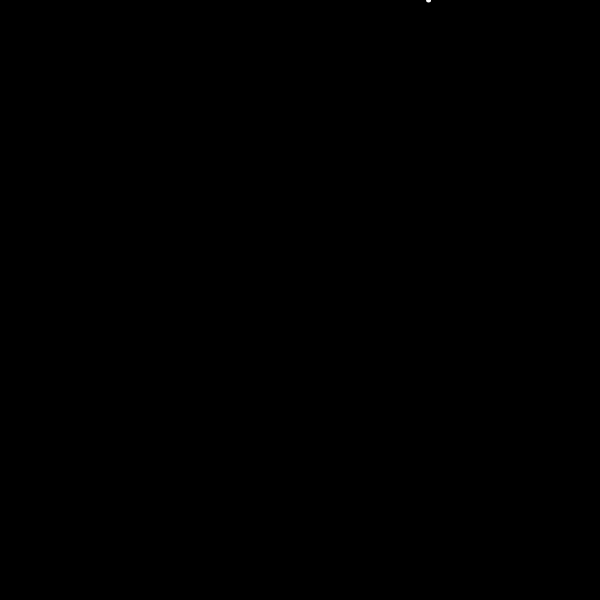
Frame 1 (no input)
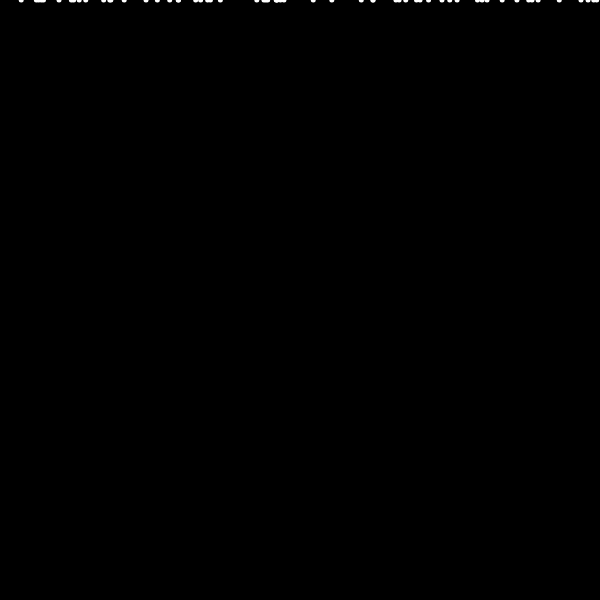
Frame 60 (no input)
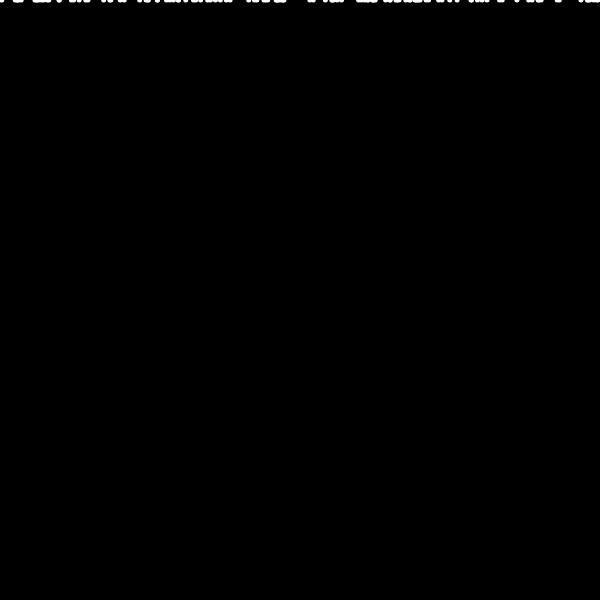
Frame 120 (the mouse pressed at the canvas centre since frame 60)

The p5.js sketch that drew these frames (run headless with seeded random() and noise() and a simulated clock; from frame 60 on, the mouse is pressed at the canvas centre):

// p5.js sketch
// ── sketch.js
function setup() {
 createCanvas (600, 600);
 background (0, 0, 0);
}

function draw() {
	let x = random (width);
	let y = 0;
	let speed = 2;
	noStroke();
	fill (255, 255, 255);
	ellipse (x, y, 5);
	this.y = y + speed;
}
// ── Cloud.js
class Cloud {
	constructor () {
		this.x = random (-300, 700);
		this.y = random (-75, 350);
		this.s = this.y * .25;
		this.move = this.s * 0.02;
		this.change = random (.1, .3);
	}

	display() {
		noStroke ();
    	fill (255);
    	ellipse (this.x, this.y, this.s, this.s * 0.8);
   		ellipse (this.x + (this.s * (2 * this.change)), this.y + (this.s * this.change), this.s, this.s * 0.8);
    	ellipse (this.x - (this.s * this.change), this.y + (this.s * this.change), this.s, this.s * 0.8);
    	ellipse (this.x + (this.s * (0.5 * this.change)), this.y - (this.s * (0.8 * this.change)), this.s, this.s * 0.8);
    	ellipse (this.x - (this.s * this.change), this.y - (this.s * this.change), this.s, this.s * 0.8);
    	ellipse (this.x + (this.s * this.change), this.y, this.s, this.s * 0.8);
    	ellipse (this.x - (this.s * (2 * this.change)), this.y, this.s, this.s * 0.8);
	}

	float() {
		this.x += this.move;
	}

	reset() {
		if (this.x > width + 75) {
			this.x = random (-75, 0);
			this.y = random (-75, 700);
			this.s = this.y * 0.25;
			this.move = this.s * 0.02;
			this.change = random (.1, .3);
		}
	}
}

// ── Leaf.js
class Leaf {
  constructor () {
    this.x = random(0, 650);
    this.y = random (-800, 0);
    this.r = random (35, 45);
    this.speed = this.r*0.05;
  }

  display() {
      strokeWeight(20);
      fill (0);
      ellipse (this.x, this.y, this.r*0.5, this.r);
    }

  fall() { //gravity
    this.y += this.speed;
  }

  reset() {
    if (this.y == height){
      this.x = random(0, 650);
      this.y = random (-800, 0);
      this.r = random (35, 45);
      this.speed = this.r*0.05;
    }
  }
}
// ── Rain.js
class Rain {
  constructor () {
    this.x = random (width);
    this.y = random (-3000, 0);
    this.r = random (1, 40);
    this.splash = this.r;
    this.speed = this.r*0.1;
  }
  display() {
    if (this.y > 700 + (this.r*4)) { //SPLASHES
      if (this.splash < 3*this.r) {
        noFill();
        strokeWeight(2);
        stroke (155, 180, 255, this.r*3.5);
        ellipse (this.x, 700 + (this.r*4), this.splash*0.7, this.splash*0.25);
        this.splash+=.5;
      }
    } else { //RAINDROPS 
      noStroke();
      fill (155, 180, 255, this.r*3.5);
      ellipse (this.x, this.y, this.r*0.08, this.r);
  }
}
  fall() { //gravity
    this.y += this.speed;
  }
}
// ── Star.js
class Star {
  constructor (x, y) {
    this.xLoc = x;
    this.yLoc = y;
    this.change = random (1, 4);
    this.starFill = random (255);
  }

  display () {
    strokeWeight(2);
    stroke (this.starFill);
    point(this.xLoc, this.yLoc);
  }
  twinkle () {
    if (this.starFill >= 255) {
      this.p = true;
    }
    if (this.starFill <= 0) {
      this.p = false;
    }
    if (this.p) {
      this.starFill -= this.change;
    } else {
      this.starFill += this.change;
    }
  }
}
// ── background.js
function nightField () {
  let opac = 120;
  let x = 0; 
  let y = height;
  background (15); //night sky
  for (y = height; y >= 700; y -= 5) { //field display
    fill (32, 90, 50, opac); //dark muted green
    noStroke();
    rect (x, y, width, 15);
    opac -= 3; //fade
  }
}

function dayField () {
	let opac = 50; 
  	noFill();
  	for (let y = 710; y <= height; y += 1) { //field display
  		fill (32, 90, 50, opac); //dark muted green
    	noStroke();
    	rect (0, y, width, 5);
    	opac += 1;
    }
}

function sunset () {
	let x = 0;
  	for (let i = 0; i <= height; i++) { //i = every x value
  		let y = 0; 
  		let c1 = color (249, 65, 68); //red
  		let c2 = color (242, 187, 5); //yellow 
  		var inter = map (i, y, y + height, 0, 1); //inter = # b/w 0 and 1 based on y value
  		var c = lerpColor (c1, c2, inter); //make c a color gradient b/w c1 and c2
  		stroke (c);
  		line (x, i, x+width, i);
  	}
  }

function moon () {
	noStroke();
	fill (255);
	ellipse (750, 150, 150); //white circle
	fill (15);
	ellipse (765, 140, 150); //black circle
}

function sun () {
	noStroke();
	fill (242, 187, 5); 
	ellipse (width/2, 750, 325, 300);
}

function tree(depth){ 
	strokeWeight (90);
    stroke (0);
    if (depth < 10) { 
    	line(0,0,0,-300); // base line 
    	translate(0,-300); // connect branches
      	scale(0.8); //smaller 
      	push();
      	rotate(.4); // to the right
        tree(depth + 1); // new branch
        pop();

        push();
        rotate(-.5); // to the left
        tree(depth + 1);   // second new branch 
        pop();       
    }
}
